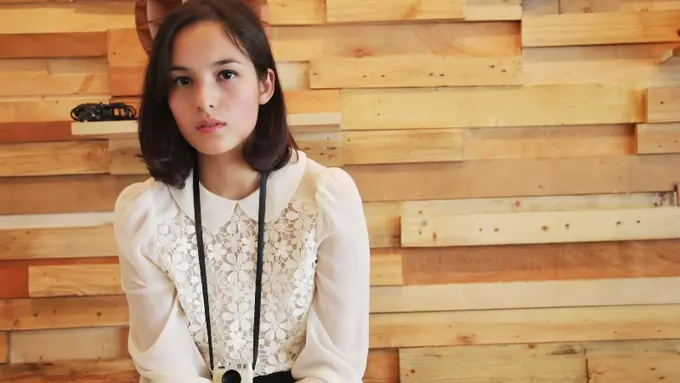
#> input picture gas1.jpg, 680 x 383 px, found by its file name
$ python praktik1.py
#> lines starting #> are read from the running program, lines starting #| are printed output that depends on the picture
import cv2
# membaca citra digital dari komputer
citra = cv2.imread("D:/Belajar All/Tutorial Python/Pengolahan Citra/gas1.jpg")
#> citra is the input picture: shape (383, 680, 3); mean B, G, R 108.8, 150.2, 189.4

# menampilkan citra digital yang sudah dibaca
cv2.imshow("chelsea - blue", citra[:,:,0])
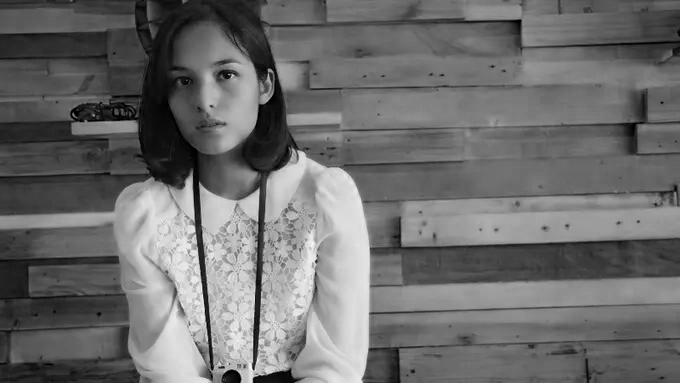
#> window 'chelsea - blue': shape (383, 680); min 0, max 255, mean 108.8
cv2.imshow("chelsea - green", citra[:,:,1])
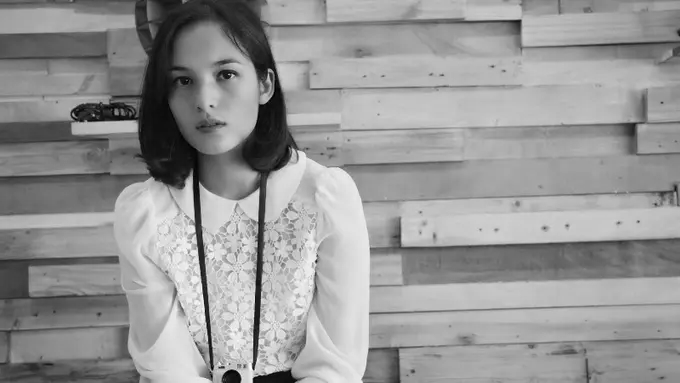
#> window 'chelsea - green': shape (383, 680); min 0, max 255, mean 150.2
cv2.imshow("chelsea - red", citra[:,:,2])
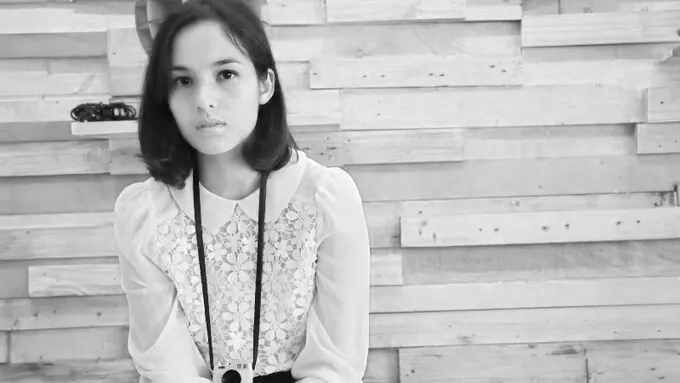
#> window 'chelsea - red': shape (383, 680); min 3, max 255, mean 189.4


# menampilkan matriks dari citra
print(citra[:,:,0])
#> (printed output is left out)
# Biasanya kita awalan RGB akan tetapi python tidak dia terbalik jadi BGR jadi outputnya Biru luan
# Titik 2 pertama itu baris, Titik 2 itu kolom, dan angka 0 itu channel pertama, jika 1 yaitu green

# menunggu sampai user menekan x tombol
cv2.waitKey()
